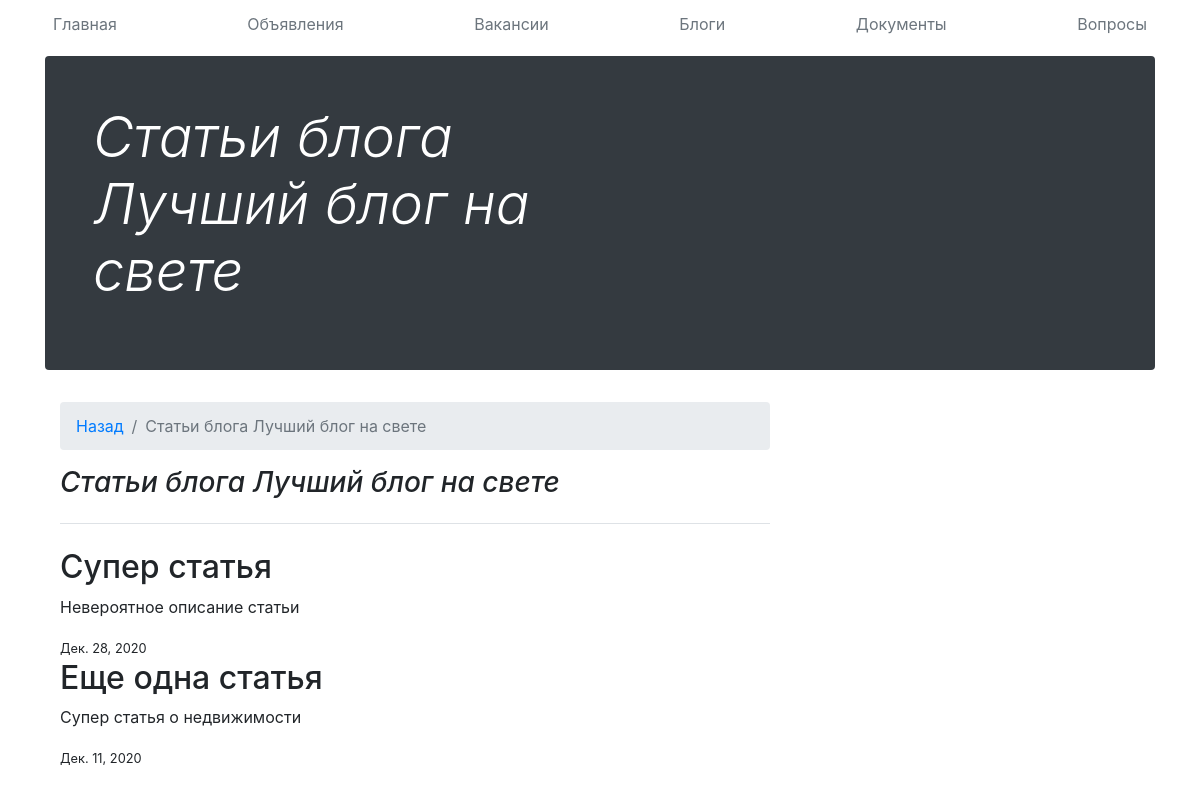
The app's page /blogs/1 with its own data.
### main/models.py (models this page shows, shortened)
class Blog(models.Model):
    id = models.AutoField(primary_key=True)
    id_user = models.ForeignKey('ad.Users', on_delete=models.CASCADE)
    title = models.CharField('Название блога', max_length=50)
    class Meta:
        verbose_name = "Блог"
        verbose_name_plural = "Блоги"

class Articles(models.Model):
    id = models.AutoField(primary_key=True)
    id_blog = models.ForeignKey('Blog', on_delete=models.CASCADE)
    title = models.CharField('Название статьи', max_length=50)
    text = models.TextField('Текст статьи')
    date = models.DateField('Дата публикации')
    class Meta:
        verbose_name = "Статья"
        verbose_name_plural = "Статьи"

### main/views.py (the view)
# urls.py: path('blogs/<id>', views.articles, name='blog_articles'),
def articles(request, id):
    articles = Articles.objects.filter(id_blog=id)
    blog = Blog.objects.get(id=id)
    return render(request, 'main/articles.html', {'articles': articles, 'blog': blog})

### main/templates/main/articles.html (shortened to what this page needs)
{% extends 'main/base.html' %}
{% block name %}Статьи блога {{blog.title}}{% endblock %}
{% block content %}
    <div class="col-md-8 blog-main">
        <nav aria-label="breadcrumb">
  <ol class="breadcrumb">
    <li class="breadcrumb-item"><a href="{% url 'blogs' %}">Назад</a></li>
    <li class="breadcrumb-item active" aria-current="page">Статьи блога {{blog.title}}</li>
  </ol>
</nav>
      <h3 class="pb-4 mb-4 font-italic border-bottom">
        Статьи блога {{blog.title}}
      </h3>
{% for article in articles %}
      <div class="blog-post">
        <h2 class="blog-post-title">{{article.title}}</h2>
        <p>{{article.text}}</p>
          <small>{{article.date}}</small>
      </div>
{% endfor %}
    </div>
{% endblock %}

### records on screen
Blog: title "Лучший блог на свете"
Articles: title "Супер статья", text "Невероятное описание статьи", date "Дек. 28, 2020"
Articles: title "Еще одна статья", text "Супер статья о недвижимости", date "Дек. 11, 2020"
